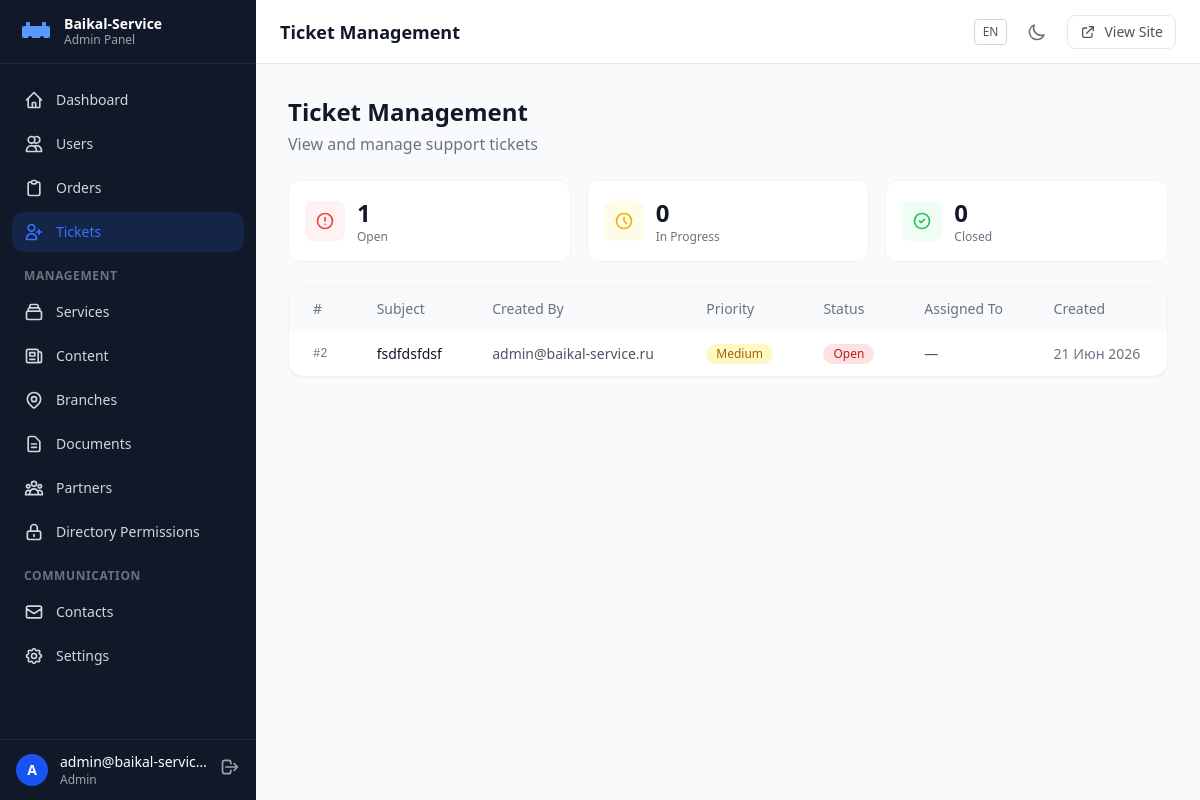
The app's page /ru/dashboard/tickets/ (signed in), older data.
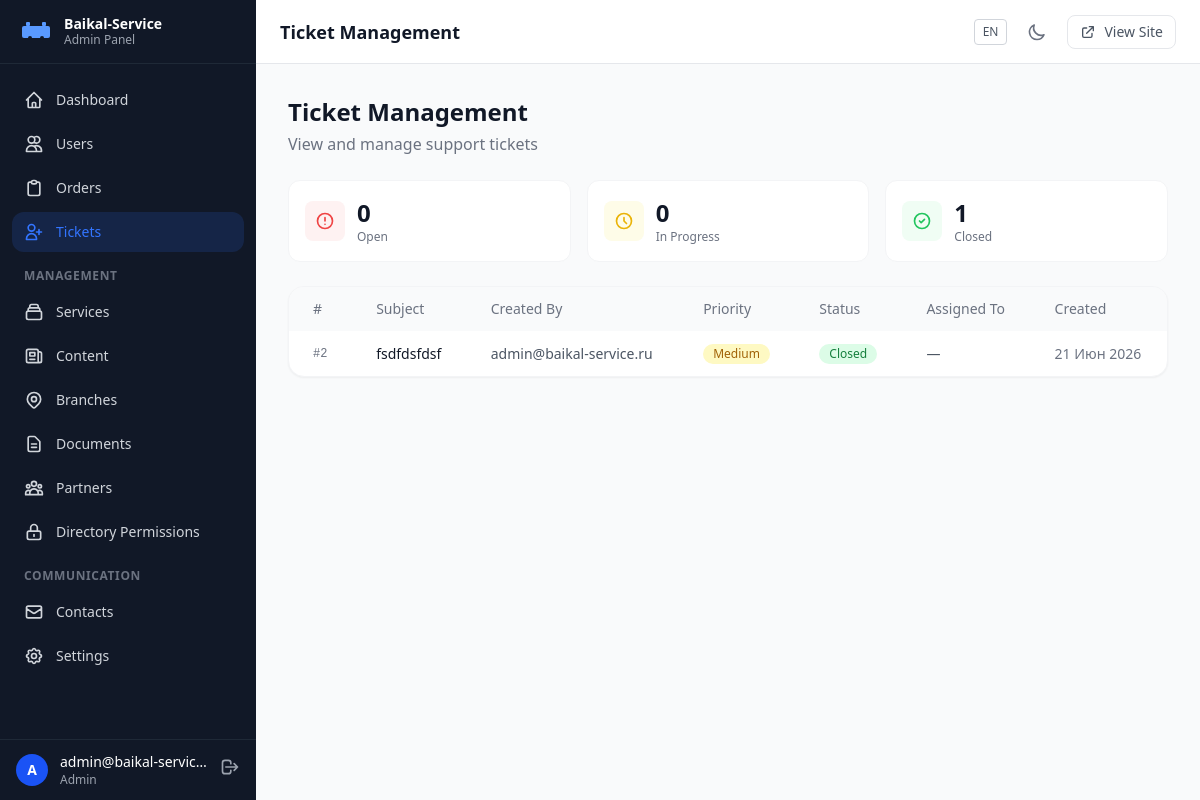
The same page, newer data.
### apps/users/models.py (models this page shows, shortened)
class Ticket(models.Model):
    class Status(models.TextChoices):
        OPEN = 'open', _('Open')
        IN_PROGRESS = 'in_progress', _('In progress')
        CLOSED = 'closed', _('Closed')
    class Priority(models.TextChoices):
        LOW = 'low', _('Low')
        MEDIUM = 'medium', _('Medium')
        HIGH = 'high', _('High')
    subject = models.CharField(max_length=500, verbose_name=_('Subject'))
    status = models.CharField(max_length=20, choices=Status.choices, default=Status.OPEN, verbose_name=_('Status'))
    priority = models.CharField(max_length=10, choices=Priority.choices, default=Priority.MEDIUM, verbose_name=_('Priority'))
    created_by = models.ForeignKey(CustomUser, on_delete=models.CASCADE, related_name='tickets', verbose_name=_('Created by'))
    assigned_to = models.ForeignKey(CustomUser, on_delete=models.SET_NULL, null=True, blank=True, related_name='assigned_tickets', verbose_name=_('Assigned to'))
    created_at = models.DateTimeField(auto_now_add=True, verbose_name=_('Created at'))
    updated_at = models.DateTimeField(auto_now=True, verbose_name=_('Updated at'))
    class Meta:
        verbose_name = _('Ticket')
        verbose_name_plural = _('Tickets')
        ordering = ['-created_at']

class CustomUser(AbstractUser):
    USERNAME_FIELD = 'email'
    REQUIRED_FIELDS = ['username']
    class Role(models.TextChoices):
        CLIENT = 'client', _('Client')
        MANAGER = 'manager', _('Manager')
        ADMIN = 'admin', _('Admin')
    email = models.EmailField(unique=True, verbose_name=_('Email'))
    phone = models.CharField(max_length=20, blank=True, verbose_name=_('Phone'))
    balance = models.DecimalField(max_digits=12, decimal_places=2, default=0, verbose_name=_('Balance'))
    role = models.CharField(max_length=20, choices=Role.choices, default=Role.CLIENT, verbose_name=_('Role'))
    language = models.CharField(max_length=5, choices=[('ru', 'Русский'), ('en', 'English')], default='ru', verbose_name=_('Language'))
    theme = models.CharField(max_length=10, choices=[('light', _('Light')), ('dark', _('Dark'))], default='light', verbose_name=_('Theme'))
    company_name = models.CharField(max_length=255, blank=True, verbose_name=_('Company name'))
    inn = models.CharField(max_length=12, blank=True, verbose_name=_('INN'))
    is_company = models.BooleanField(default=False, verbose_name=_('Legal entity'))
    avatar = models.ImageField(upload_to='uploads/avatars/', blank=True, null=True, verbose_name=_('Avatar'))
    class Meta:
        verbose_name = _('User')
        verbose_name_plural = _('Users')

### apps/dashboard/views.py (the view)
# urls.py: path('tickets/', views.DashboardTicketsView.as_view(), name='tickets'),
class DashboardTicketsView(DirectoryAccessMixin, StaffRequiredMixin, TemplateView):
    template_name = 'pages/dashboard/tickets.html'
    directory_keys = ['tickets']
    def get_context_data(self, **kwargs):
        context = super().get_context_data(**kwargs)
        try:
            from apps.users.models import Ticket
            tickets = Ticket.objects.all()[:50]
            context['tickets'] = tickets
            context['open_count'] = Ticket.objects.filter(status='open').count()
            context['in_progress_count'] = Ticket.objects.filter(status='in_progress').count()
            context['closed_count'] = Ticket.objects.filter(status='closed').count()
        except ImportError:
            context['tickets'] = []
            context['open_count'] = 0
            context['in_progress_count'] = 0
            context['closed_count'] = 0
        return context

### apps/core/context_processors.py (called while the page is built)
def site_settings(request):
    return {
        'SITE_NAME': 'Baikal-Service',
        'SITE_DESCRIPTION': 'Logistics and cargo transportation across Russia and CIS',
        'theme': getattr(request, 'theme', 'light'),
        'DEBUG': settings.DEBUG,
    }

### apps/dashboard/views.py (called while the page is built, shortened)
    def test_func(self):
        return self.request.user.is_staff or self.request.user.role in ['admin', 'manager']

    @property
    def is_admin(self):
        return self.request.user.role == 'admin'

    def dispatch(self, request, *args, **kwargs):
        if not request.user.is_authenticated:
            return self.handle_no_permission()
        if not (request.user.is_staff or request.user.role in ['admin', 'manager']):
            return self.handle_no_permission()
        return super().dispatch(request, *args, **kwargs)

    def get_blocked_directories(self):
        if self.is_admin or not self.is_manager:
            return set()

    def has_directory_access(self, keys):
        if self.is_admin or not self.is_manager:
            return True
        if isinstance(keys, str):
            keys = [keys]
        blocked = self.get_blocked_directories()
        return not any(k in blocked for k in keys)

### templates/pages/dashboard/tickets.html (shortened to what the changed rows need)
{% extends 'pages/dashboard/base_dashboard.html' %}{% load i18n %}
{% block dash_page_title %}{% translate 'Ticket Management' %}{% endblock %}
{% block dash_content %}
<div class="flex flex-col sm:flex-row sm:items-center sm:justify-between gap-4 mb-6">
  <div>
    <h1 class="text-2xl font-bold text-gray-900 dark:text-white">{% translate 'Ticket Management' %}</h1>
  </div>
</div>
<div class="grid grid-cols-1 sm:grid-cols-3 gap-4 mb-6">
  <div class="bg-white dark:bg-gray-800 rounded-xl p-4 border border-gray-100 dark:border-gray-700">
    <div class="flex items-center gap-3">
      <div>
        <p class="text-2xl font-bold text-gray-900 dark:text-white">{{ open_count|default:0 }}</p>
        <p class="text-xs text-gray-500 dark:text-gray-400">{% translate 'Open' %}</p>
      </div>
    </div>
  </div>
  <div class="bg-white dark:bg-gray-800 rounded-xl p-4 border border-gray-100 dark:border-gray-700">
    <div class="flex items-center gap-3">
      <div>
        <p class="text-2xl font-bold text-gray-900 dark:text-white">{{ closed_count|default:0 }}</p>
        <p class="text-xs text-gray-500 dark:text-gray-400">{% translate 'Closed' %}</p>
      </div>
    </div>
  </div>
</div>
<div class="bg-white dark:bg-gray-800 rounded-2xl shadow-sm border border-gray-100 dark:border-gray-700 overflow-hidden">
  <div class="overflow-x-auto">
    <table class="w-full text-sm" id="tickets-table">
      <thead class="bg-gray-50 dark:bg-gray-900 text-left">
        <tr>
          <th class="px-6 py-3 font-medium text-gray-500 dark:text-gray-400">#</th>
          <th class="px-6 py-3 font-medium text-gray-500 dark:text-gray-400">{% translate 'Subject' %}</th>
          <th class="px-6 py-3 font-medium text-gray-500 dark:text-gray-400">{% translate 'Created By' %}</th>
          <th class="px-6 py-3 font-medium text-gray-500 dark:text-gray-400">{% translate 'Priority' %}</th>
          <th class="px-6 py-3 font-medium text-gray-500 dark:text-gray-400">{% translate 'Status' %}</th>
          <th class="px-6 py-3 font-medium text-gray-500 dark:text-gray-400">{% translate 'Assigned To' %}</th>
          <th class="px-6 py-3 font-medium text-gray-500 dark:text-gray-400">{% translate 'Created' %}</th>
        </tr>
      </thead>
      <tbody class="divide-y divide-gray-100 dark:divide-gray-700">
        {% for ticket in tickets %}
        <tr class="hover:bg-gray-50 dark:hover:bg-gray-700 transition-colors ticket-row" data-status="{{ ticket.status }}">
          <td class="px-6 py-3 font-mono text-xs text-gray-500 dark:text-gray-400">#{{ ticket.id }}</td>
          <td class="px-6 py-3">
            <a href="{% url 'dashboard:ticket_detail' ticket.pk %}" class="font-medium text-gray-900 dark:text-white hover:text-baikal-600 dark:hover:text-baikal-400 transition-colors">{{ ticket.subject }}</a>
          </td>
          <td class="px-6 py-3 text-gray-600 dark:text-gray-400">{{ ticket.created_by.get_full_name|default:ticket.created_by.email }}</td>
          <td class="px-6 py-3">
            <span class="inline-flex items-center px-2.5 py-0.5 rounded-full text-xs font-medium
              {% if ticket.priority == 'urgent' %}bg-red-100 dark:bg-red-900/30 text-red-700 dark:text-red-400
              {% elif ticket.priority == 'high' %}bg-orange-100 dark:bg-orange-900/30 text-orange-700 dark:text-orange-400
              {% elif ticket.priority == 'medium' %}bg-yellow-100 dark:bg-yellow-900/30 text-yellow-700 dark:text-yellow-400
              {% else %}bg-gray-100 dark:bg-gray-700 text-gray-700 dark:text-gray-300{% endif %}">
              {{ ticket.get_priority_display }}
            </span>
          </td>
          <td class="px-6 py-3">
            <span class="inline-flex items-center px-2.5 py-0.5 rounded-full text-xs font-medium
              {% if ticket.status == 'open' %}bg-red-100 dark:bg-red-900/30 text-red-700 dark:text-red-400
              {% elif ticket.status == 'in_progress' %}bg-yellow-100 dark:bg-yellow-900/30 text-yellow-700 dark:text-yellow-400
              {% else %}bg-green-100 dark:bg-green-900/30 text-green-700 dark:text-green-400{% endif %}">
              {{ ticket.get_status_display }}
            </span>
          </td>
          <td class="px-6 py-3 text-gray-600 dark:text-gray-400">{{ ticket.assigned_to.get_full_name|default:'—' }}</td>
          <td class="px-6 py-3 text-gray-500 dark:text-gray-400">{{ ticket.created_at|date:'d M Y' }}</td>
        </tr>
        {% empty %}
        <tr>
          <td colspan="7" class="px-6 py-8 text-center text-gray-500 dark:text-gray-400">{% translate 'No tickets found.' %}</td>
        </tr>
        {% endfor %}
      </tbody>
    </table>
  </div>
</div>
{% endblock %}

Row changes from the older to the newer data that the page shows:
changed Ticket "fsdfdsfdsf": status "Open" → "Closed"
Text that changed along with them:
{{ open_count|default:0 }}: "1" → "0"
{{ closed_count|default:0 }}: "0" → "1"
